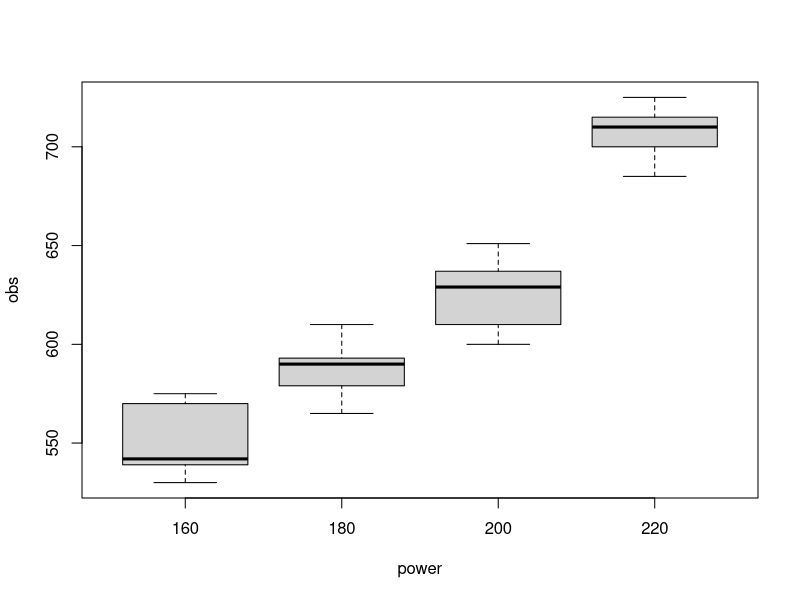

Source code (R):
## ---- chunk 1
knitr::opts_chunk$set(echo = TRUE)
## ---- chunk 2
power <- as.factor(sort(rep(seq(160, 220, 20), times = 5)))
obs <- c(575, 542, 530, 539, 570, 565, 593, 590, 579, 610, 600, 651, 610, 637, 629, 725, 700, 715, 685, 710)
df <- data.frame(obs, power)
df
## ---- chunk 3

plot(obs ~ power, data = df)

## ---- chunk 4
library(dplyr)

stat <- df %>%
  group_by(power) %>%
  summarise(media = mean(obs),
            variancia = var(obs),
            total = sum(obs))
stat

## ---- chunk 5

n <- 5
y__ <- sum(df$obs)
y__mean <- y__/nrow(df)

SS_treatments <- n*sum((stat$media - y__mean)^2)
MS_treatments <- SS_treatments/3

SS_t <- sum(df$obs^2) - ((sum(stat$total))^2)/nrow(df)

SS_e <- SS_t - SS_treatments

MS_e <- SS_e/(nrow(df)-4)


MS_treatments
MS_e

## ---- chunk 6
teste <- aov(obs ~ power, data = df)
summary(teste)

